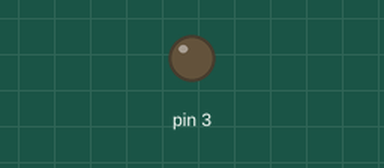
This sketch was run on a simulated Arduino Uno, built with avr-gcc and run on an emulated ATmega328P. On the bench: output pins drawn as LEDs (lit = HIGH).

Above: at 0.05 s.
At 0.65 s:
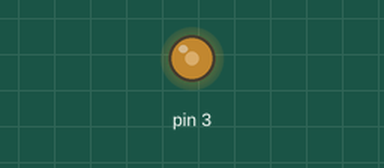
At 1.25 s:
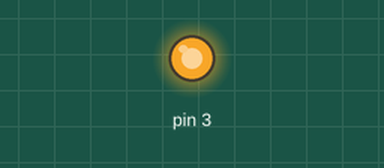
At 2.45 s:
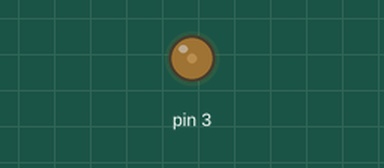
Timing chart, 0 to 6.2 s (numbered marks = the images above):
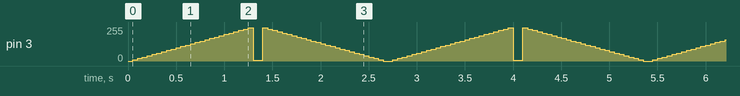

The sketch:

sketch_blinking_by_PWM.ino
```cpp
int signalFilling = 0;
int change = 10;
bool reduce = false;

void setup() {
  pinMode(3, OUTPUT);

}

void loop() {
  analogWrite(3, signalFilling);

  if (reduce){
      if(signalFilling > 0){
        signalFilling = signalFilling  - change;
      }else{
        reduce = false;
      }
  }else{
      if(signalFilling < 255){
        signalFilling = signalFilling  + change;
      }else{
        reduce = true;
      }
  }

  delay(50);

}
```

Measured:
- by itself, pin 3: moves between 0/255 and 250/255, repeating every 2.7 s
